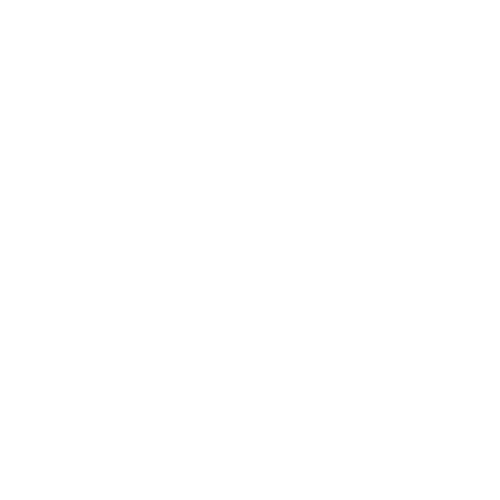
Frame 1 (no input)
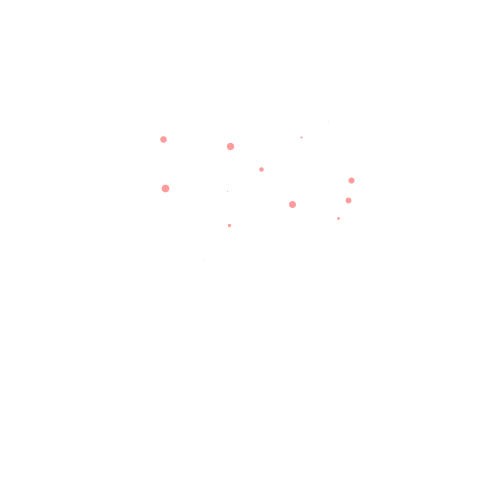
Frame 60 (the mouse pressed at the canvas centre just before this capture)
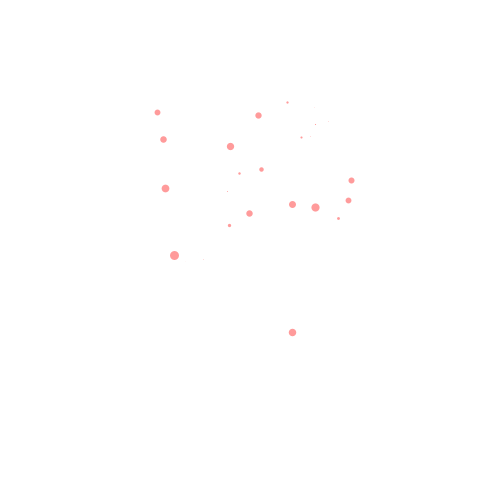
Frame 120 (the mouse held since frame 60 and released just before this capture)

The Processing sketch that drew these frames (run headless with seeded random() and noise(); from frame 60 on, the mouse is pressed at the canvas centre):

// Processing sketch: Heart
// ── Heart.pde
void setup() {
  size(500, 500);
  background(255);
  frameRate(10000);
  stroke(255, 0, 0, 100);
}

void draw() {
  float x = random(-2, 2);
  float y = random(-2, 2);
  float a = x*x + y*y - 1;
  float b = a*a*a - x*x*y*y*y;
  if (b < 0) {
    float gx = map(x, -2, 2, 0, width);
    float gy = map(y, -2, 2, height, 0);
    strokeWeight(random(10));
    point(gx, gy);
  } 
}
